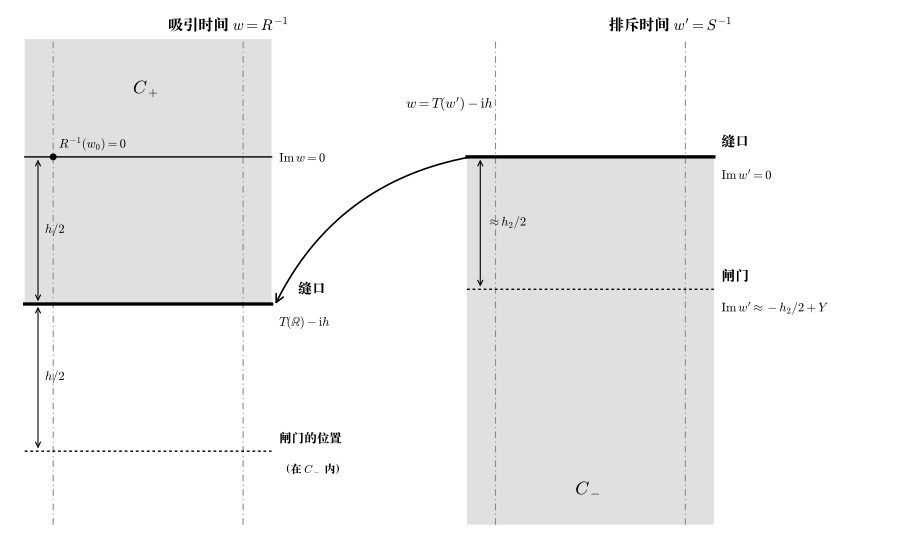

Write the Python code that produced this figure.
"""第 5 章图：缝合的两个半柱面（示意图，不按比例）。

左：吸引时间 w = R^{-1}（周期 1 的柱面，虚周期 h）。实轴上有基点 w=0；
    缝口是 Im w = -h/2，即 T(R) - ih；上半柱面 C_+ = {Im w >= -h/2}。
右：排斥时间 w' = S^{-1}。缝口是实轴；下半柱面 C_- = {Im w' <= 0}；
    闸门（T 的正模在那里被读出）在缝口下方约半个周期处。
输出 fig5_cylinders.pdf（与脚本同目录）。运行：python3 figures/fig5_cylinders.py
"""
import os

import matplotlib

matplotlib.use("Agg")
import matplotlib.pyplot as plt
from matplotlib.patches import ConnectionPatch, FancyArrowPatch

plt.rcParams["font.family"] = ["Songti SC"]
plt.rcParams["mathtext.fontset"] = "cm"
plt.rcParams["axes.unicode_minus"] = False
HERE = os.path.dirname(os.path.abspath(__file__))

H = 4.0      # 示意的 h
H2 = 4.6     # 示意的 h_2（h_2 - h -> 2 pi rho）
X0, X1 = -0.15, 1.15


def frame(ax, title):
    ax.set_xlim(X0 - 0.05, X1 + 0.9)
    ax.set_axis_off()
    ax.set_title(title, fontsize=11)
    for x in (0.0, 1.0):
        ax.plot([x, x], ax.get_ylim(), color="0.55", lw=0.8, ls=(0, (6, 3, 1, 3)))


def main():
    fig, (axl, axr) = plt.subplots(1, 2, figsize=(9.0, 5.4))

    # ---------------- 左：吸引时间
    axl.set_ylim(-H - 1.0, 1.6)
    frame(axl, r"吸引时间 $w=R^{-1}$")
    axl.fill_between([X0, X1], -H / 2, 1.6, color="0.88", lw=0)
    axl.plot([X0, X1], [0, 0], color="k", lw=1.0)
    axl.plot([0], [0], "ko", ms=4)
    axl.text(0.03, 0.12, r"$R^{-1}(w_0)=0$", fontsize=9)
    axl.text(X1 + 0.04, -0.08, r"$\mathrm{Im}\,w=0$", fontsize=9)
    axl.plot([X0, X1], [-H / 2, -H / 2], color="k", lw=2.4)
    axl.text(X1 + 0.14, -H / 2 + 0.15, "缝口", fontsize=10)
    axl.text(X1 + 0.04, -H / 2 - 0.3, r"$T(\mathbb{R})-\mathrm{i}h$", fontsize=9)
    axl.plot([X0, X1], [-H, -H], color="k", lw=1.0, ls=(0, (2, 2)))
    axl.text(X1 + 0.04, -H + 0.12, "闸门的位置", fontsize=9)
    axl.text(X1 + 0.04, -H - 0.3, r"（在 $C_-$ 内）", fontsize=8)
    axl.text(0.42, 0.85, r"$C_+$", fontsize=13)
    for (ya, yb, lab) in ((0, -H / 2, r"$h/2$"), (-H / 2, -H, r"$h/2$")):
        axl.add_patch(FancyArrowPatch((-0.08, ya), (-0.08, yb), arrowstyle="<->",
                                      mutation_scale=9, lw=0.8))
        axl.text(-0.06, (ya + yb) / 2, " " + lab, fontsize=9, va="center")

    # ---------------- 右：排斥时间
    axr.set_ylim(-H - 1.0, 1.6)
    frame(axr, r"排斥时间 $w'=S^{-1}$")
    axr.fill_between([X0, X1], -H - 1.0, 0, color="0.88", lw=0)
    axr.plot([X0, X1], [0, 0], color="k", lw=2.4)
    axr.text(X1 + 0.04, 0.15, "缝口", fontsize=10)
    axr.text(X1 + 0.04, -0.3, r"$\mathrm{Im}\,w'=0$", fontsize=9)
    yg = -H2 / 2 + 0.5
    axr.plot([X0, X1], [yg, yg], color="k", lw=1.0, ls=(0, (2, 2)))
    axr.text(X1 + 0.04, yg + 0.12, "闸门", fontsize=10)
    axr.text(X1 + 0.04, yg - 0.3, r"$\mathrm{Im}\,w'\approx-h_2/2+Y$", fontsize=9)
    axr.text(0.42, -H - 0.6, r"$C_-$", fontsize=13)
    axr.add_patch(FancyArrowPatch((-0.08, 0), (-0.08, yg), arrowstyle="<->",
                                  mutation_scale=9, lw=0.8))
    axr.text(-0.06, yg / 2, r" $\approx h_2/2$", fontsize=9, va="center")

    # 连接两侧缝口的箭头：右侧缝口上的点 w' 粘到左侧缝口上的 T(w') - ih
    fig.tight_layout(rect=(0, 0, 1, 1))
    con = ConnectionPatch(xyA=(X0 + 0.02, 0.0), coordsA=axr.transData,
                          xyB=(X1 + 0.02, -H / 2), coordsB=axl.transData,
                          arrowstyle="->", mutation_scale=14, lw=1.2,
                          connectionstyle="arc3,rad=0.25")
    fig.add_artist(con)
    fig.text(0.5, 0.80, r"$w=T(w')-\mathrm{i}h$", ha="center", fontsize=10)

    fig.savefig(os.path.join(HERE, "fig5_cylinders.pdf"))
    print("wrote fig5_cylinders.pdf")


if __name__ == "__main__":
    main()
